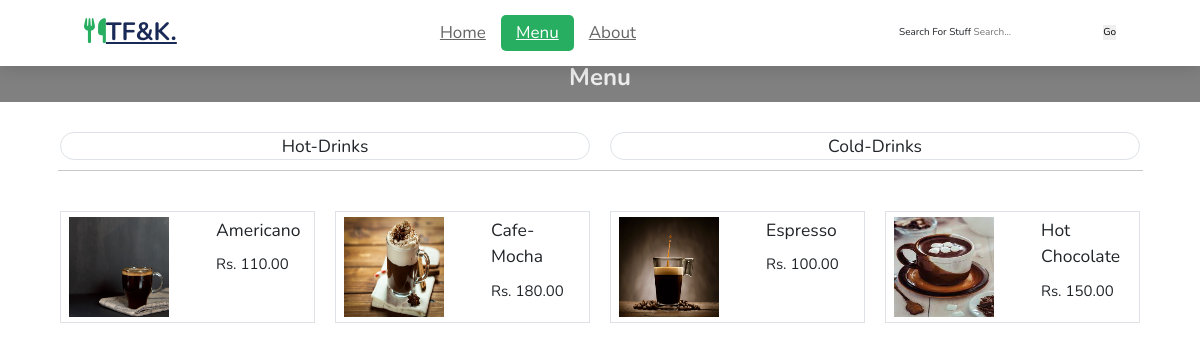
Page /menulist (signed in) on the committed database.
### ForkAndKnife/models.py (models this page shows, shortened)
class SubCategory(models.Model):
    subCategory_id = models.AutoField;
    name = models.CharField(max_length=20)
    category_id = models.ForeignKey(Category, on_delete= models.CASCADE)

class Menu(models.Model):
    menu_item_id = models.AutoField;
    name = models.CharField(max_length=100)
    desctription = models.CharField(max_length=250)
    price = models.DecimalField(max_digits=6, decimal_places=2)
    item_image = models.ImageField(upload_to='media')
    category_id = models.ForeignKey(Category, on_delete=models.CASCADE)
    sub_category_id = models.ForeignKey(SubCategory, on_delete=models.CASCADE)

### ForkAndKnife/views.py (the view)
# urls.py: path('menulist', views.menuList, name="menulistPage"),
def menuList(request):
    obj = SubCategory.objects.all()
    menus = Menu.objects.all()
    return render(request, "ForkAndKnife/menulist.html", {'objj': obj , 'menuss': menus})

### ForkAndKnife/templates/ForkAndKnife/menulist.html (shortened to what this page needs)
{%load static %}
<!doctype html>
<html lang="en">
<head>
  <link href="https://cdn.jsdelivr.net/npm/bootstrap@5.2.0/dist/css/bootstrap.min.css" rel="stylesheet"
>
  <link rel="stylesheet" href="https://cdnjs.cloudflare.com/ajax/libs/font-awesome/6.1.1/css/all.min.css">
  <link rel="stylesheet" href="https://cdn.jsdelivr.net/npm/swiper@9/swiper-bundle.min.css"/>
  <link rel="stylesheet" href="{% static 'css/index.css' %}">
  <link rel="stylesheet" href="{% static 'css/menu.css' %}">
</head>
<body>
  <header>
    {% if user.is_authenticated %}
    <a href="{% url 'homePage' %}" class="logo"><i class="fa-solid fa-utensils"></i>TF&K.</a>
    {%else%}
    <a href="{% url 'indexPage' %}" class="logo"><i class="fa-solid fa-utensils"></i>TF&K.</a>
    {%endif%}
    <nav class="navbar">
      <a href="{% url 'indexPage'%}">home</a>
      <a href="{% url 'menuPage'%}" class="active">menu</a>
      <a href="{% url 'aboutPage'%}">about</a>
    </nav>
    <div class="icons">
      <form onsubmit="event.preventDefault();" role="search" class="d-inline">
        <label for="search">Search for stuff</label>
        <input id="search" type="search" placeholder="Search..." autofocus required />
        <button type="submit">Go</button>
      </form>
    </div>
  </header>
  <div class="subko-heading"><h3>Menu</h3> </div>
        <div class="container">
            <div class="row mt-5">
                {% for sub in objj %}
                {%if sub.category_id_id == 2%}
                <div class="col mx-3 border rounded-pill fs-3 text-center bg-body-tertiary "><a class="text-decoration-none text-dark " href="#">{{sub.name}}</a></div>
                {%endif%}
                {%endfor%}
            </div>
            <hr class="mb-5">
            <div class="row">
                {%for food in menuss %}
                {%if food.sub_category_id_id == 2 %}
                <div class="col border m-3"><div class="row py-2 ">
                    <div class="col-7"><a href="{% url 'menuPage'%}.html"><img src="{{ food.item_image.url }}" width="100px" height="100px" alt="momo"></a></div>
                    <div class="col">
                        <p class="fs-3">{{ food.name}}</p>
                        <p class="fs-4">Rs. {{ food.price}}</p>
                    </div>
                </div>
            </div>
            {%endif%}
            {%endfor%}
            </div>
        </div>
</body>
</html>

### static/css/index.css (style rules this page uses)
* { font-family: "Nunito", sans-serif; margin: 0; padding: 0; -webkit-box-sizing: border-box; box-sizing: border-box; text-decoration: none; outline: none; border: none; text-transform: capitalize; -webkit-transition: all 0.3s linear; -o-transition: all 0.3s linear; transition: all 0.3s linear; }
@media (min-width: 992px) { .container { max-width: 1100px; } }
html { font-size: 62.5%; overflow-x: hidden; scroll-padding-top: 5.5rem; scroll-behavior: smooth; }
.subko-heading { text-align: center; margin: 4% 0 2%; padding: 15px 0 5px; background-color: gray; }
.subko-heading h3 { font-size: x-large; font-weight: 700; color: #eee; }
header { position: fixed; top: 0; left: 0; right: 0; background: #fff; padding: 1rem 7%; display: -webkit-box; display: -ms-flexbox; display: flex; -webkit-box-align: center; -ms-flex-align: center; align-items: center; -webkit-box-pack: justify; -ms-flex-pack: justify; justify-content: space-between; z-index: 999; -webkit-box-shadow: 0 0.5rem 1.5rem rgba(0, 0, 0, 0.1); box-shadow: 0 0.5rem 1.5rem rgba(0, 0, 0, 0.1); }
header .logo { color: #192a56; font-size: 2.5rem; font-weight: bolder; }
header .logo i { color: #27ae60; }
header .navbar a { font-size: 1.7rem; border-radius: 0.5rem; padding: 0.5rem 1.5rem; color: #666; }
header .navbar a.active, header .navbar a:hover { color: #fff; background: #27ae60; }

### static/css/menu.css (style rules this page uses)
* { font-family: "Nunito", sans-serif; margin: 0; padding: 0; -webkit-box-sizing: border-box; box-sizing: border-box; text-decoration: none; outline: none; border: none; text-transform: capitalize; -webkit-transition: all 0.3s linear; -o-transition: all 0.3s linear; transition: all 0.3s linear; }
@media (min-width: 992px) { .container { max-width: 1100px; } }
html { font-size: 62.5%; overflow-x: hidden; scroll-padding-top: 5.5rem; scroll-behavior: smooth; }
.subko-heading { text-align: center; margin: 4% 0 2%; padding: 15px 0 5px; background-color: gray; }
.subko-heading h3 { font-size: x-large; font-weight: 700; color: #eee; }
header { position: fixed; top: 0; left: 0; right: 0; background: #fff; padding: 1rem 7%; display: -webkit-box; display: -ms-flexbox; display: flex; -webkit-box-align: center; -ms-flex-align: center; align-items: center; -webkit-box-pack: justify; -ms-flex-pack: justify; justify-content: space-between; z-index: 999; -webkit-box-shadow: 0 0.5rem 1.5rem rgba(0, 0, 0, 0.1); box-shadow: 0 0.5rem 1.5rem rgba(0, 0, 0, 0.1); }
header .logo { color: #192a56; font-size: 2.5rem; font-weight: bolder; }
header .logo i { color: #27ae60; }
header .navbar a { font-size: 1.7rem; border-radius: 0.5rem; padding: 0.5rem 1.5rem; color: #666; }
header .navbar a.active, header .navbar a:hover { color: #fff; background: #27ae60; }

### rows in the picture
SubCategory: name "Hot-Drinks"
SubCategory: name "Cold-Drinks"
Menu: item_image (picture), name "Americano", price "110.00"
Menu: item_image (picture), name "Cafe-Mocha", price "180.00"
Menu: item_image (picture), name "Espresso", price "100.00"
Menu: item_image (picture), name "Hot Chocolate", price "150.00"
